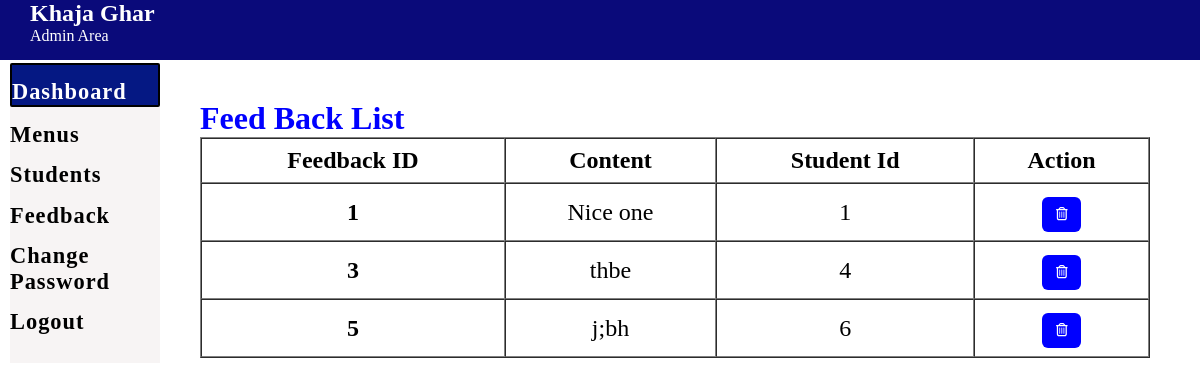
/admin_Dash/feedback.php (signed in), run on an earlier commit of the app's database.
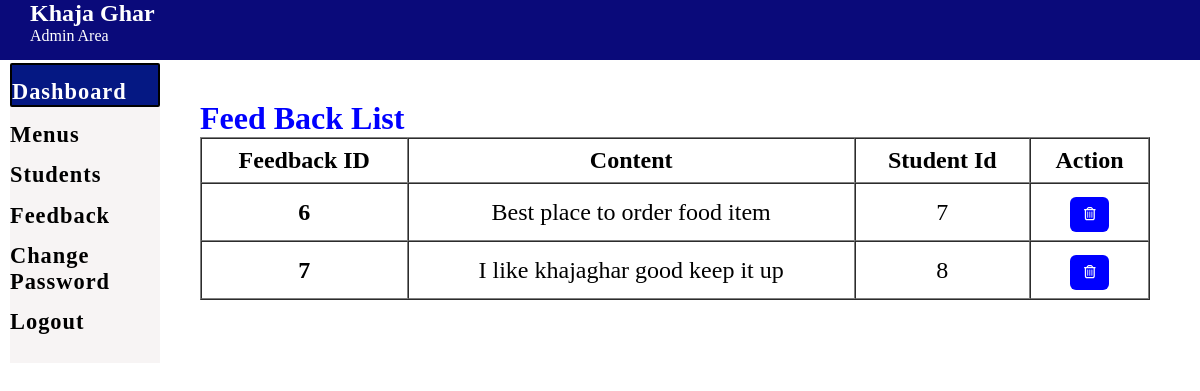
And on a later commit of the database.
### tables this page shows
CREATE TABLE `feedback` (
  `f_id` int(11) NOT NULL,
  `f_content` varchar(240) DEFAULT NULL,
  `stu_id` int(11) DEFAULT NULL
);

### admin_Dash/feedback.php (the view, shortened to what this page needs)
<?php  include("nav_bar.php")?>
<section style="position:absolute; left:200px; top: 100px;">
    <div>
        <h1 style="color: blue; font-size: 2rem;">Feed Back List</h1>
        <?php
     include('../php/partials/dbconnect.php');
      $sql = "SELECT * FROM feedback";
      $result = $conn->query($sql);
      if($result->num_rows > 0){
       echo '<table class="feedback" width="950" border="1" cellspacing="0">
       <thead>
        <tr>
         <th>Feedback ID</th>
         <th>Content</th>
         <th>Student Id</th>
         <th>Action</th>
        </tr>
       </thead>
       <tbody>';
        while($row = $result->fetch_assoc()){
          echo '<tr>';
          echo '<th scope="row">'.$row["f_id"].'</th>';
          echo '<td>'. $row["f_content"].'</td>';
          echo '<td>'.$row["stu_id"].'</td>';
          echo '<td>
          <form action="" method="POST" style="display: inline;" ><input type="hidden" name="id" value='. $row["f_id"] .'><button type="submit" class="btn btn-secondary" name="delete" value="Delete"><i class="far fa-trash-alt"></i></button></form></td>
         </tr>';
        }
        echo '</tbody>
        </table>';
      } else {
        echo "0 Result";
      }
     ?>
    </div>
<?php  include("footer.php")?>

What changed in the data, as far as the page shows it:
removed feedback: f_id "1", f_content "Nice one", stu "1"
removed feedback: f_id "3", f_content "thbe", stu "4"
removed feedback: f_id "5", f_content "j;bh", stu "6"
added feedback: f_id "6", f_content "Best place to order food item", stu "7"
added feedback: f_id "7", f_content "I like khajaghar good keep it up", stu "8"
